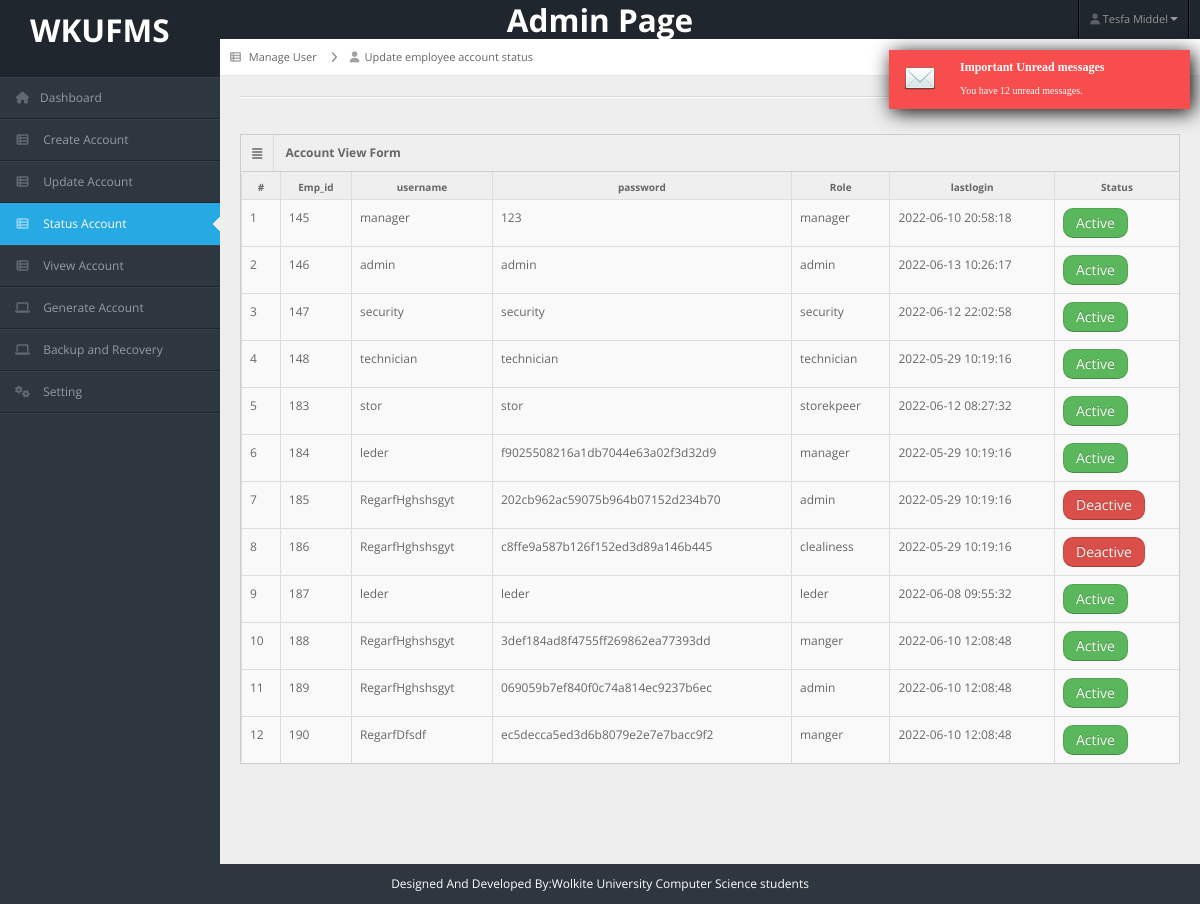
The app's page /admin/status_account_emp.php (signed in), older data.
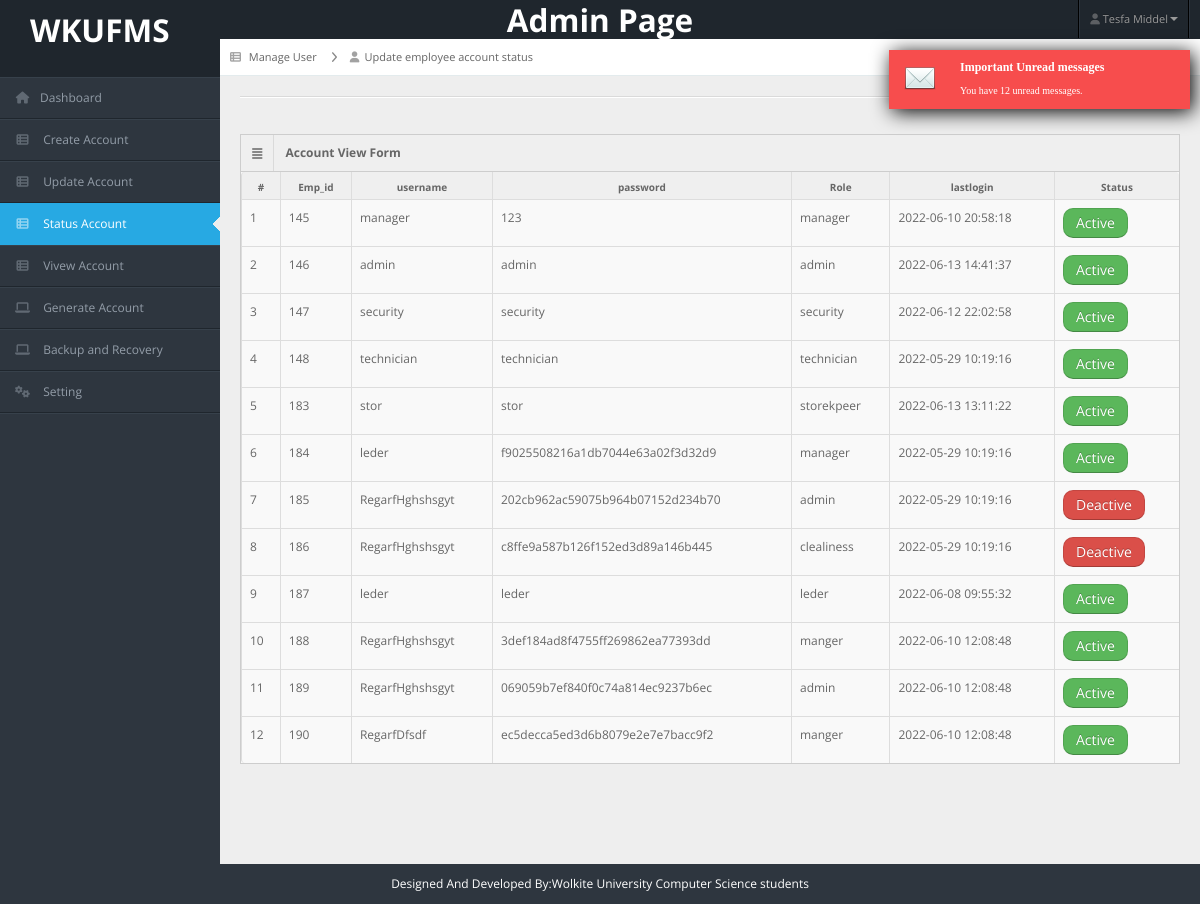
The same page, newer data.
### tables this page shows
CREATE TABLE `eaccount` (
  `id` int(11) NOT NULL AUTO_INCREMENT,
  `emp_id` int(11) NOT NULL,
  `username` varchar(100) NOT NULL,
  `password` varchar(100) NOT NULL,
  `status` int(11) NOT NULL,
  `lastlogin` datetime NOT NULL,
  `role` varchar(100) NOT NULL,
  PRIMARY KEY (`id`),
  KEY `emp_id` (`emp_id`),
  CONSTRAINT `eaccount_ibfk_1` FOREIGN KEY (`emp_id`) REFERENCES `employee` (`id`) ON DELETE CASCADE ON UPDATE CASCADE
);

### admin/status_account_emp.php (the view, shortened to what this page needs)
<?php
include("header.php");
include("../connection.php");
?>
<div id="content">
    <div id="content-header">
        <div id="breadcrumb">
            <a href="#"><i class="icon icon-th-list"></i> <span>Manage User</span></a>
            <a href="status_account_emp.php" title="Go to update employee account status page" class="tip-bottom">
                <i class="icon-user"></i>Update employee account status
            </a>
        </div>
    </div>
    <div class="container-fluid">
        <hr>
        <div class="row-fluid">
            <div class="span12">
                <div class="widget-box">
                    <div class="widget-title"> <span class="icon"> <i class="icon-align-justify"></i> </span>
                        <h5>Account View Form</h5>
                    </div>
                    <div class="widget-content nopadding">
                        <table class="table table-bordered table-striped">
                            <thead>
                                <tr>
                                    <th>#</th>
                                    <th>Emp_id</th>
                                    <th>username</th>
                                    <th>password</th>
                                    <th>Role</th>
                                    <th>lastlogin</th>
                                    <th>Status</th>
                                </tr>
                            </thead>
                            <tbody>
                                <?php
                                $n = 1;
                                $result = mysqli_query($con, "select *from eaccount;");
                                while ($row = mysqli_fetch_array($result)) {
                                ?>
                                <tr>
                                    <td><?php echo $n; ?></td>
                                    <td><?php echo $row["id"]; ?></td>
                                    <td><?php echo $row["username"]; ?></td>
                                    <td><?php echo $row["password"]; ?></td>
                                    <td><?php echo $row["role"]; ?></td>
                                    <td><?php echo $row["lastlogin"]; ?></td>
                                    <td> <?php
                                                if ($row["status"] == "1") {
                                                ?>
                                        <a href="employee_account_status_edite.php?id=<?php echo $row['id'] ?>"
                                            class="btn btn-success" style="border-radius:10px">Active</a>
                                        <?php
                                                } else { ?>
                                        <a href="employee_account_status_edite.php?id=<?php echo $row['id'] ?>"
                                            class="btn btn-danger" style="border-radius:10px">Deactive</a>
                                        <?php
                                                }
                                            ?>
                                </tr>
                                <?php
                                    $n++;
                                }
                                ?>
                            </tbody>
                        </table>
                    </div>
                </div>
            </div>
        </div>
    </div>
</div>
<?php
include("footer.php");
?>

### admin/header.php (shortened to what this page needs)
<?php
$full_name = $_SESSION['fname'] . ' ' . $_SESSION['mname'];
?>
<!DOCTYPE html>
<html lang="en">
<head>
    <link rel="stylesheet" href="../bootstrap/css/bootstrap.min.css" />
    <link rel="stylesheet" href="../bootstrap/css/bootstrap-responsive.min.css" />
    <link rel="stylesheet" href="../bootstrap/css/fullcalendar.css" />
    <link rel="stylesheet" href="../bootstrap/css/matrix-style.css" />
    <link rel="stylesheet" href="../bootstrap/css/matrix-media.css" />
    <link rel="stylesheet" href="../bootstrap/font-awesome/css/font-awesome.css" />
    <link rel="stylesheet" href="../bootstrap/css/jquery.gritter.css" />
    <link rel="stylesheet" href="../boot/all.min.css" />
</head>
<body>
    <div id="header">
        <h2 style="color: white;position: absolute">
            <a href="home.php" style="color:white; margin-left: 30px; margin-top: 40px">WKUFMS</a>
        </h2>
        <h2 style="color: white;">
            <center>Admin Page</center>
        </h2>
    </div>
    <div id="user-nav" class="navbar navbar-inverse">
        <ul class="nav">
            <li class="dropdown" id="profile-messages">
                <a title="" href="#" data-toggle="dropdown" data-target="#profile-messages" class="dropdown-toggle"><i
                        class="icon icon-user"></i>
                    <span class="text"><?php echo $full_name; ?></span><b class="caret"></b></a>
            </li>
        </ul>
    </div>
    <div id="sidebar">
        <?php $page_active = substr($_SERVER["SCRIPT_NAME"], strrpos($_SERVER["SCRIPT_NAME"], "/") + 1); ?>
        <ul>
            <li class="<?= $page_active == 'home.php' ? 'active' : '' ?>">
                <a href="home.php"><i class="icon icon-home"></i><span>Dashboard</span></a>
            </li>
            <li class="submenu <?= $page_active == 'create_account_emp.php' ||
                                    $page_active == 'create_account_user.php' ? 'active' : '' ?>" id="btn"><a
                    href="#"><i class="icon icon-th-list"></i> <span>Create Account</span></a>
            </li>
            <li class="submenu <?= $page_active == 'update_account_emp.php' ||
                                    $page_active == 'update_account_user.php' ||
                                    $page_active == 'edite_emp.php' ||
                                    $page_active == 'edite_user.php' ? 'active' : '' ?>" id="btn"><a href="#"><i
                        class="icon icon-th-list"></i> <span>Update Account</span></a>
            </li>
            <li class="submenu <?= $page_active == 'status_account_emp.php' || $page_active == 'status_account_user.php' ? 'active' : '' ?>"
                id="btn"><a href="#"><i class="icon icon-th-list"></i> <span>Status Account</span></a>
            </li>
            <li class="submenu <?= $page_active == 'view_employee_account.php' || $page_active == 'view_user_account.php' ? 'active' : '' ?>"
                id="btn"><a href="#"><i class="icon icon-th-list"></i> <span>Vivew Account</span></a>
            </li>
            <li class="<?= $page_active == 'generate_account.php' ? 'active' : '' ?>">
                <a href="generate_account.php"><i class="icon-laptop"></i>
                    <span>Generate Account</span></a>
            </li>
            <li class="<?= $page_active == 'backup.php' ? 'active' : '' ?>">
                <a href="backup.php"><i class="icon-laptop"></i>
                    <span>Backup and Recovery</span></a>
            </li>
            <li class="submenu <?= $page_active == 'profile.php' || $page_active == 'change_password.php' || $page_active == 'edit_profile.php'  ? 'active' : '' ?>"
                id="btn"><a href="#"><i class="icon icon-cogs"></i> <span>Setting</span></a>
            </li>
        </ul>
    </div>

### admin/footer.php (shortened to what this page needs)
<div class="row-fluid">
    <div id="footer" class="span12" style="color:white">Designed And Developed By:Wolkite University Computer Science
        students</div>
</div>
</body>
</html>

Row changes from the older to the newer data that the page shows:
changed eaccount id 146: lastlogin "2022-06-13 10:26:17" → "2022-06-13 14:41:37"
changed eaccount "stor": lastlogin "2022-06-12 08:27:32" → "2022-06-13 13:11:22"
